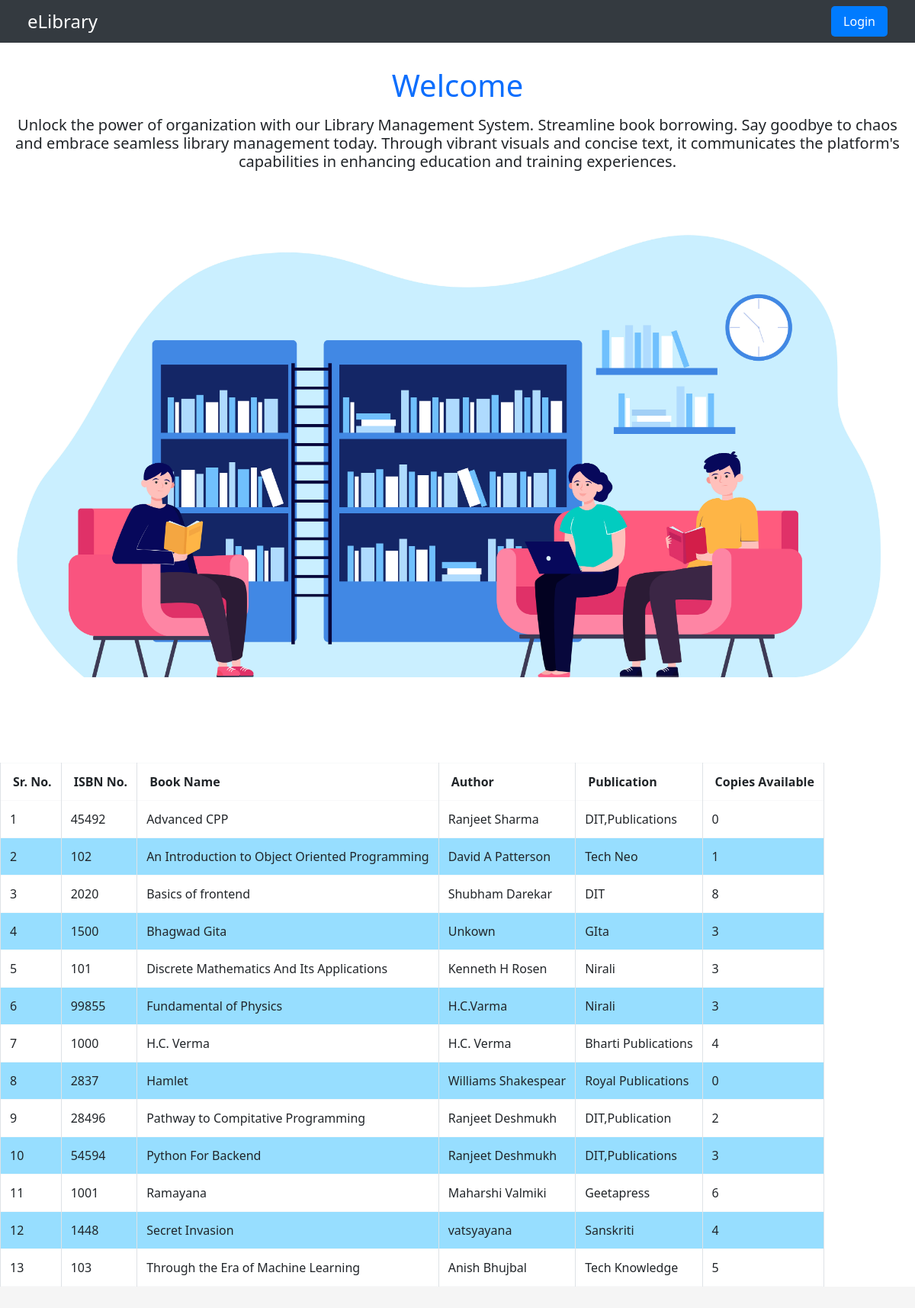
The page / on the database its author committed.
### app.py (models this page shows)
class Books(db.Model):
    __tablename__='books'
    isbn = db.Column(db.Integer, primary_key=True)
    book_name=db.Column(db.String,nullable=False)
    author=db.Column(db.String,nullable=False)
    publication=db.Column(db.String,nullable=False)
    total_copies=db.Column(db.Integer,nullable=False)
    available_copies=db.Column(db.Integer,nullable=False)

### app.py (the view)
@app.route('/',methods=['GET'])
def home():
    books=db.session.query(Books).order_by(Books.book_name.asc()).all()
    return render_template("common/home.html",books=books)

### templates/common/home.html (shortened to what this page needs)
<!DOCTYPE html>
<head>
    <link rel="stylesheet" href="../../static/CSS/home.css">
    <link rel="stylesheet" href="{{url_for('static',filename='CSS/home.css')}}"/>
    <link href="https://cdn.jsdelivr.net/npm/bootstrap@5.3.3/dist/css/bootstrap.min.css" rel="stylesheet">
    <link rel="stylesheet" href="https://cdnjs.cloudflare.com/ajax/libs/font-awesome/6.5.2/css/all.min.css" />
</head>
<body>
    <nav class="navbar navbar-expand-lg sticky-top navbar-tertiary navbar-fixed-top navi px-4">
        <div class="container-fluid">
            <a class="navbar-brand text-light ttl fw-bolder"><h1 class="ttl">eLibrary</h1>
            <a href="/login"><button class="button">Login</button></a>
        </div>
    </nav>
    <div class="heed container-fluid">
        <div class="title">
            <h1 class="ttl text-primary">Welcome</h1>
            <div class="know">
                <h4 class="text">Unlock the power of organization with our Library Management System. Streamline book borrowing. Say goodbye to chaos and embrace seamless library management today.  Through vibrant visuals and concise text, it communicates the platform's capabilities in enhancing education and training experiences. </h4>
            </div>
        </div>
        <img class="img img-fluid my-5" src="../../static/images/6607.jpg" alt="">
    </div>
    <div class="tab" id="tabul">
        <table id="all-books" class="table-bordered border-light table-stripped table-hover">
            <thead>
                <tr>
                    <th scope="col" class="ps-3">Sr. No.</th>
                    <th scope="col" class="ps-3">ISBN No.</th>
                    <th scope="col" class="ps-3">Book Name</th>
                    <th scope="col" class="ps-3">Author</th>
                    <th scope="col" class="ps-3">Publication</th>
                    <th scope="col" class="ps-3">Copies Available</th>
                </tr>
            </thead>
            <tbody>
                {% for book in books %}
                <tr >
                    <td>{{loop.index}}</td>
                    <td>{{book.isbn}}</td>
                    <td>{{book.book_name}}</td>
                    <td>{{book.author}}</td>
                    <td>{{book.publication}}</td>
                    <td>{{book.available_copies}}</td>
                </tr>
                {% endfor %}
            </tbody>
        </table>
    </div>
</body>

### static/CSS/home.css (style rules this page uses)
body, html { margin: 0; padding: 0; box-sizing: border-box; font-family: Arial, sans-serif; background: #f5f5f5; }
.navbar { background-color: #343a40; }
.navbar .ttl { color: #fff; font-size: 1.5rem; margin: 0; }
.navbar .button { background-color: #007bff; color: #fff; border: none; padding: 0.5rem 1rem; border-radius: 5px; cursor: pointer; transition: background-color 0.3s ease; }
.heed { text-align: center; padding: 2rem 1rem; }
.title .ttl { font-size: 2.5rem; margin-bottom: 1rem; }
.know .text { font-size: 1.25rem; margin-bottom: 1.5rem; }
.img { max-width: 100%; height: auto; border-radius: 10px; }
.tab { width: 100vw; margin: 2rem 0; overflow: scroll; }
.tab { overflow: auto; scrollbar-width: none; }
.tab { -ms-overflow-style: none; overflow: -moz-scrollbars-none; }
#all-books tbody tr:nth-child(even) { background-color: #97deff; }
.table-bordered { border: 1px solid #dee2e6; }
.table-bordered th, .table-bordered td { border: 1px solid #dee2e6; padding: 0.75rem; vertical-align: top; }

### rows shown on the page
Books: isbn "45492", book_name "Advanced CPP", author "Ranjeet Sharma", publication "DIT,Publications", available_copies "0"
Books: isbn "102", book_name "An Introduction to Object Oriented Programming", author "David A Patterson", publication "Tech Neo", available_copies "1"
Books: isbn "2020", book_name "Basics of frontend", author "Shubham Darekar", publication "DIT", available_copies "8"
Books: isbn "1500", book_name "Bhagwad Gita", author "Unkown", publication "GIta", available_copies "3"
Books: isbn "101", book_name "Discrete Mathematics And Its Applications", author "Kenneth H Rosen", publication "Nirali", available_copies "3"
Books: isbn "99855", book_name "Fundamental of Physics", author "H.C.Varma", publication "Nirali", available_copies "3"
Books: isbn "1000", book_name "H.C. Verma", author "H.C. Verma", publication "Bharti Publications", available_copies "4"
Books: isbn "2837", book_name "Hamlet", author "Williams Shakespear", publication "Royal Publications", available_copies "0"
Books: isbn "28496", book_name "Pathway to Compitative Programming", author "Ranjeet Deshmukh", publication "DIT,Publication", available_copies "2"
Books: isbn "54594", book_name "Python For Backend", author "Ranjeet Deshmukh", publication "DIT,Publications", available_copies "3"
Books: isbn "1001", book_name "Ramayana", author "Maharshi Valmiki", publication "Geetapress", available_copies "6"
Books: isbn "1448", book_name "Secret Invasion", author "vatsyayana", publication "Sanskriti", available_copies "4"
Books: isbn "103", book_name "Through the Era of Machine Learning", author "Anish Bhujbal", publication "Tech Knowledge", available_copies "5"
